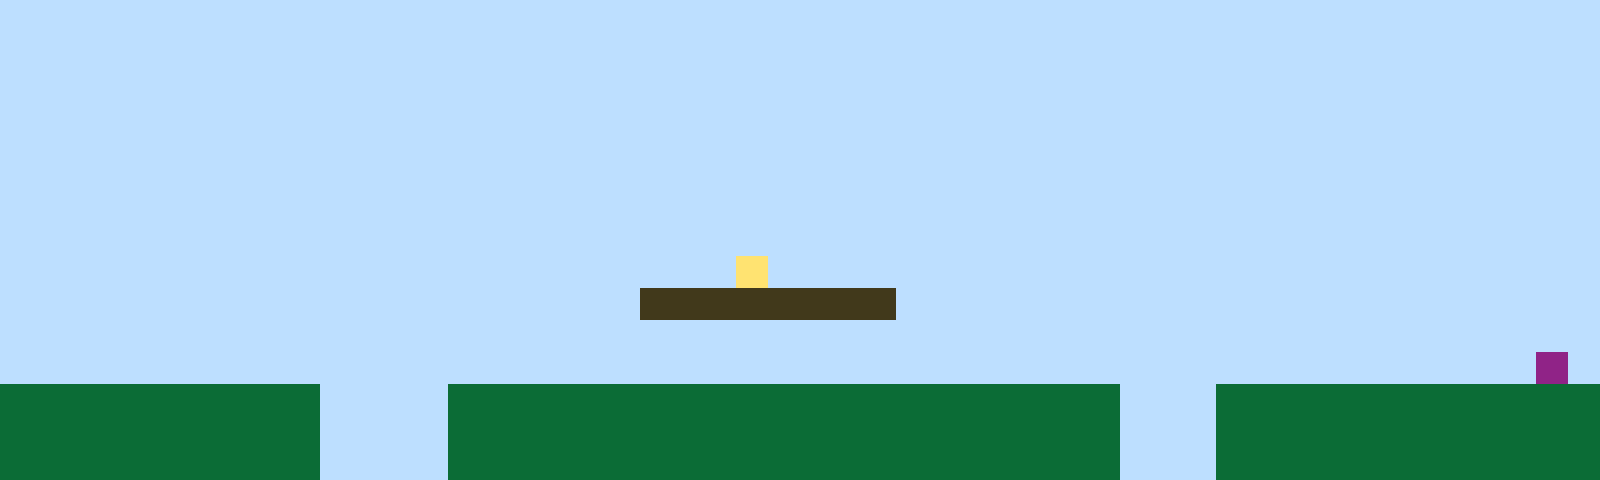

The image is a tile-based game level rendered from a .tmx file. Its description and complete source (layers, tilesets, objects, tile grids) follow:
An orthogonal 50x15 tile map with 32x32 px tiles, 1 tile layer (Tile Layer 1).

<map version="1.10" tiledversion="1.11.2" orientation="orthogonal" renderorder="right-up" width="50" height="15" tilewidth="32" tileheight="32" infinite="0" nextlayerid="2" nextobjectid="1"><editorsettings><export target="map1.csv" format="csv" /></editorsettings><tileset firstgid="1" name="sprites" tilewidth="32" tileheight="32" tilecount="6" columns="3"><image source="sprites.png" width="96" height="64" /></tileset><layer id="1" name="Tile Layer 1" width="50" height="15"><data encoding="csv">1,1,1,1,1,1,1,1,1,1,1,1,1,1,1,1,1,1,1,1,1,1,1,1,1,1,1,1,1,1,1,1,1,1,1,1,1,1,1,1,1,1,1,1,1,1,1,1,1,1,1,1,1,1,1,1,1,1,1,1,1,1,1,1,1,1,1,1,1,1,1,1,1,1,1,1,1,1,1,1,1,1,1,1,1,1,1,1,1,1,1,1,1,1,1,1,1,1,1,1,1,1,1,1,1,1,1,1,1,1,1,1,1,1,1,1,1,1,1,1,1,1,1,1,1,1,1,1,1,1,1,1,1,1,1,1,1,1,1,1,1,1,1,1,1,1,1,1,1,1,1,1,1,1,1,1,1,1,1,1,1,1,1,1,1,1,1,1,1,1,1,1,1,1,1,1,1,1,1,1,1,1,1,1,1,1,1,1,1,1,1,1,1,1,1,1,1,1,1,1,1,1,1,1,1,1,1,1,1,1,1,1,1,1,1,1,1,1,1,1,1,1,1,1,1,1,1,1,1,1,1,1,1,1,1,1,1,1,1,1,1,1,1,1,1,1,1,1,1,1,1,1,1,1,1,1,1,1,1,1,1,1,1,1,1,1,1,1,1,1,1,1,1,1,1,1,1,1,1,1,1,1,1,1,1,1,1,1,1,1,1,1,1,1,1,1,1,1,1,1,1,1,1,1,1,1,1,1,1,1,1,1,1,1,1,1,1,1,1,1,1,1,1,1,1,1,1,1,1,1,1,1,1,1,1,1,1,1,1,1,1,1,1,1,1,1,1,1,1,1,1,1,1,1,1,1,1,1,1,1,1,1,1,1,1,1,1,1,1,1,1,1,1,1,1,1,1,1,1,1,1,1,1,1,1,1,1,1,1,1,1,1,1,1,1,1,1,1,1,1,1,1,1,1,1,1,1,1,1,1,1,1,1,1,1,1,1,1,1,1,1,1,1,4,1,1,1,1,1,1,1,1,1,1,1,1,1,1,1,1,1,1,1,1,1,1,1,1,1,1,1,1,1,1,1,1,1,1,1,1,1,1,1,1,1,1,1,1,1,1,3,3,3,3,3,3,3,3,1,1,1,1,1,1,1,1,1,1,1,1,1,1,1,1,1,1,1,1,1,1,1,1,1,1,1,1,1,1,1,1,1,1,1,1,1,1,1,1,1,1,1,1,1,1,1,1,1,1,1,1,1,1,1,1,1,1,1,1,1,1,1,1,1,1,1,1,1,1,1,1,1,1,1,1,1,1,1,1,1,1,1,1,1,1,1,1,1,1,1,1,1,1,1,1,1,1,1,1,1,1,1,1,1,1,1,1,1,1,1,1,1,1,1,1,1,1,1,1,6,1,2,2,2,2,2,2,2,2,2,2,1,1,1,1,2,2,2,2,2,2,2,2,2,2,2,2,2,2,2,2,2,2,2,2,2,1,1,1,2,2,2,2,2,2,2,2,2,2,2,2,2,2,2,2,2,2,2,2,2,2,1,1,1,1,2,2,2,2,2,2,2,2,2,2,2,2,2,2,2,2,2,2,2,2,2,1,1,1,2,2,2,2,2,2,2,2,2,2,2,2,2,2,2,2,2,2,2,2,2,2,1,1,1,1,2,2,2,2,2,2,2,2,2,2,2,2,2,2,2,2,2,2,2,2,2,1,1,1,2,2,2,2,2,2,2,2,2,2,2,2</data></layer></map>
